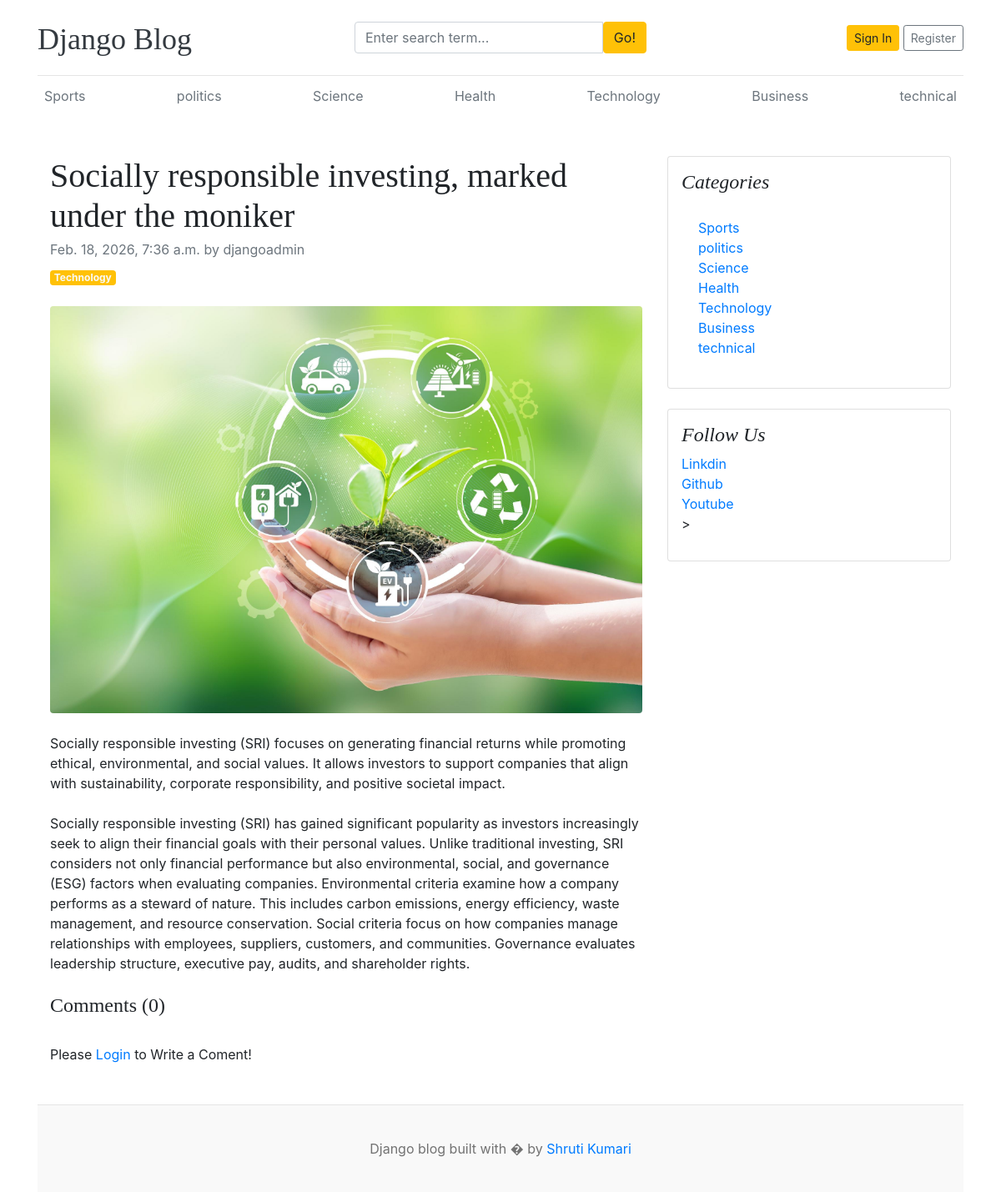
/blogs/socially-responsible-investing-marked-under-the-moniker/, run on the app's committed database.
### blogs/models.py (models this page shows, shortened)
class Category(models.Model):
    category_name = models.CharField(max_length=50, unique=True)
    created_at = models.DateTimeField(auto_now_add=True)
    updated_at = models.DateTimeField(auto_now=True)
    class Meta:
        verbose_name = "categories"
    def __str__(self):
        return self.category_name

class blog(models.Model):
    title = models.CharField(max_length=100)
    slug = models.SlugField(max_length=100, unique=True)
    category = models.ForeignKey(Category, on_delete=models.CASCADE)
    author = models.ForeignKey(User, on_delete=models.CASCADE)
    featured_image = models.ImageField(upload_to= 'uploads/%Y/%m/%d/')
    short_description = models.TextField(max_length=500)
    blog_body = models.TextField(max_length=2000)
    status = models.CharField(max_length=20, choices =status_choice, default='Draft')
    is_featured = models.BooleanField(default=False)
    created_at = models.DateTimeField(auto_now_add=True)
    updated_at = models.DateTimeField(auto_now=True)

### assignments/models.py (models this page shows, shortened)
class SocialLink(models.Model):
    platform = models.CharField(max_length=25)
    link = models.URLField(max_length=100)
    created_at = models.DateTimeField(auto_now_add=True)
    updated_at = models.DateTimeField(auto_now=True)

### blogs/views.py (the view, shortened to what this page needs)
# urls.py: path("blogs/<slug:slug>/", Blogsviews.blogs, name='blogs'),
def blogs(request, slug):
    single_blog = get_object_or_404(blog, slug=slug, status='Published')
    comments = Comment.objects.filter(blog=single_blog)
    comment_count = comments.count()
    context = {
        'single_blog': single_blog,
        'comments': comments,
        'comment_count': comment_count,
    }
    return render (request, 'blogs.html', context)

### blogs/context_processors.py (called while the page is built)
def get_categories(request):
    categories = Category.objects.all()
    return dict(categories=categories)

def get_social_link(request):
    socials = SocialLink.objects.all()
    return dict(socials=socials)

### templates/blogs.html (shortened to what this page needs)
{% extends "base.html" %}
{% block content %}
<div class="container mt-5">
    <div class="row">
        <div class="col-lg-8">
            <article>
                <header class="mb-4">
                    <h1 class="fw-bolder mb-1">{{ single_blog.title }}</h1>
                    <div class="text-muted fst-italic mb-2">{{ single_blog.created_at }} by {{ single_blog.author }}</div>
                    <a class="badge bg-warning text-decoration-none text-light" href="#!">{{ single_blog.category }}</a>
                </header>
                <figure class="mb-4"><img class="img-fluid rounded" src="{{ single_blog.featured_image.url }}" alt="..." /></figure>
                <section class="mb-5">
                    <p class="fs-5 mb-4">{{ single_blog.short_description }}</p>
                    <p class="fs-5 mb-4">{{ single_blog.blog_body }}</p>
                    <h4>Comments ({{ comment_count }})</h4>
                    <br>
                    <div class="from-group">
                        {% if user.is_authenticated %}
                        <form action="" method="POST">
                            {% csrf_token %}
                            <div class="form-group">
                                <textarea name="comment" class="form-control" placeholder="Erite your comment"></textarea>
                                <input type="submit" value="Submit" class="btn btn-primary mt-2">
                            </div>
                        </form>
                        {% else %}
                        <p>Please <span><a href="{% url 'login' %}">Login</a></span> to Write a Coment!</p>
                        {% endif %}
                    </div>
                    </section>
            </article>
        </div>
        <div class="col-lg-4">
            <div class="card mb-4 p-3">
                <h4 class="font-italic">Categories</h4>
                <div class="card-body">
                    <div class="row">
                        <div class="col-sm-6">
                            <ul class="list-unstyled mb-0">
                                {% for cat in categories %}
                                <li><a href="{% url 'posts_by_category' cat.id %}">{{ cat.category_name }}</a></li>
                                {% endfor %}
                            </ul>
                        </div>
                    </div>
                </div>
            </div>
            {% if socials %}
            <div class="card mb-4 p-3">
                <h4 class="font-italic">Follow Us</h4>
                <ol class="list-unstyled">
                    {% for item in socials %}
                    <li><a href="{{item.link}}" target="_blank">{{item.platform}}</a></li>
                    {% endfor %}>
                </ol>
            </div>
            {% endif %}
        </div>
    </div>
</div>
{% endblock %}

### templates/base.html (shortened to what this page needs)
{% load static %}
<!doctype html>
<html lang="en">
  <head>
    <link
      href="https://getbootstrap.com/docs/4.0/dist/css/bootstrap.min.css"
      rel="stylesheet" />
    <link href="{% static 'css/blog.css' %}" rel="stylesheet" />
    <link rel="stylesheet" href="https://cdnjs.cloudflare.com/ajax/libs/font-awesome/4.7.0/css/font-awesome.min.css">
  </head>
  <body>
    <div class="container">
      <header class="blog-header py-3">
        <div class="row flex-nowrap justify-content-between align-items-center">
          <div class="col-4 pt-1">
            <a class="blog-header-logo text-dark" href="/">Django Blog</a>
          </div>
          <div class="col-4">
            <form action="{% url 'search' %}" method="GET">
              <div class="input-group">
                <input class="form-control" type="text" name="keyword" value="{{ keyword }}" placeholder="Enter search term..." aria-label="Enter search term..." aria-describedby="button-search" />
                <button type = "submit" class="btn btn-warning" id="button-search" type="button">Go!</button>
              </div>
            </form>
          </div>
          <div class="col-4 d-flex justify-content-end align-items-center">
            {% if not user.is_authenticated %}
            <a class="btn btn-sm btn-warning" href="{% url 'login' %}">Sign In</a> &nbsp;
            <a class="btn btn-sm btn-outline-secondary" href="{% url 'register' %}">Register</a>
            {% else %}
            <span><a href="{% url 'dashboard' %}">Dashboard</a></span>
            &emsp;
            <span><a href = "{% url 'logout' %}"> Logout</a></span>
            {% endif %}
          </div>
        </div>
      </header>
      <div class="nav-scroller py-1 mb-2">
        <nav class="nav d-flex justify-content-between">
          {% for cat in categories %}
          <a class="p-2 text-muted" href="{% url 'posts_by_category' cat.id %}">{{ cat.category_name}}</a>
          {% endfor %}
        </nav>
      </div>
    {% block content %}
    {% endblock %}
    <footer class="blog-footer">
      <p>Django blog built with � by <a href="#">Shruti Kumari</a></p>
    </footer>
  </body>
</html>

### blog_main/static/css/blog.css (style rules this page uses)
.blog-header { border-bottom: 1px solid #e5e5e5; }
.blog-header-logo { font-family: "Playfair Display", Georgia, "Times New Roman", serif; font-size: 2.25rem; }
h1, h2, h3, h4, h5, h6 { font-family: "Playfair Display", Georgia, "Times New Roman", serif; }
.blog-footer { padding: 2.5rem 0; color: #727272; text-align: center; background-color: #f9f9f9; border-top: .05rem solid #e5e5e5; }
.blog-footer p:last-child { margin-bottom: 0; }

### data on the page
Category: category_name "Sports"
Category: category_name "politics"
Category: category_name "Science"
Category: category_name "Health"
Category: category_name "Technology"
Category: category_name "Business"
Category: category_name "technical"
blog: title "Socially responsible investing, marked under the moniker", created_at "Feb. 18, 2026, 7:36 a.m.", author "djangoadmin", category "Technology", featured_image (picture), short_description "Socially responsible investing (SRI) focuses on generating financial returns while promoting ethical, environmental, and social values. It allows investors to support companies that align with sustainability, corporate responsibility, and positive societal impact.", blog_body "Socially responsible investing (SRI) has gained significant popularity as investors increasingly seek to align their financial goals with their personal values. Unlike traditional investing, SRI considers not only financial performance but also environmental, social, and governance (ESG) factors when evaluating companies. Environmental criteria examine how a company performs as a steward of nature. This includes carbon emissions, energy efficiency, waste management, and resource conservation. Social criteria focus on how companies manage relationships with employees, suppliers, customers, and communities. Governance evaluates leadership structure, executive pay, audits, and shareholder…"
SocialLink: platform "Linkdin"
SocialLink: platform "Github"
SocialLink: platform "Youtube"

### other printed values
{{ comment_count }} "0"
